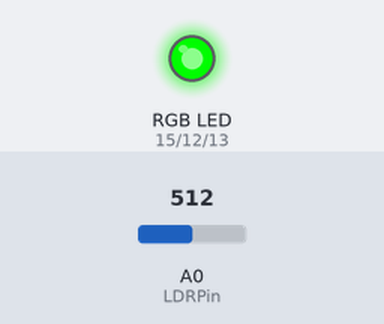
The sketch below on a simulated Arduino Uno, built with avr-gcc and run on an emulated ATmega328P. On the bench: an RGB LED mixed from three pins (HIGH = lit). The test bench sets the inputs (shaded band); at power-on: A0 (LDRPin) = 512. What the sketch prints to the serial monitor is not drawn.

Above: at 1.2 s.
1.3 s: A0 (LDRPin) set to 584
4.3 s: A0 (LDRPin) set to 615
At 5.5 s:
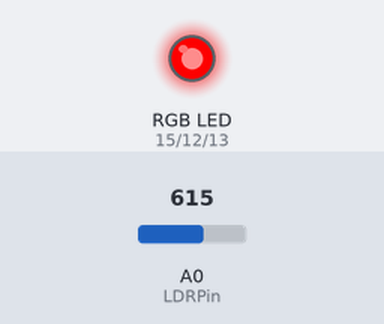
5.8 s: A0 (LDRPin) set to 590
At 6.2 s:
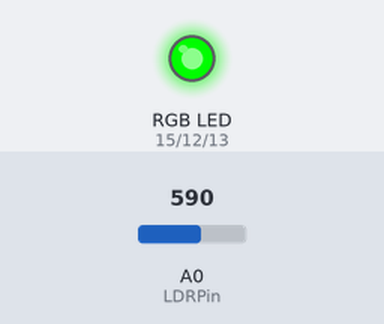
7.3 s: A0 (LDRPin) set to 308
8.8 s: A0 (LDRPin) set to 291
At 9.7 s:
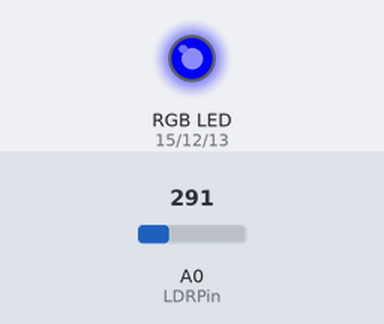
10.3 s: A0 (LDRPin) set to 1023
At 11.6 s:
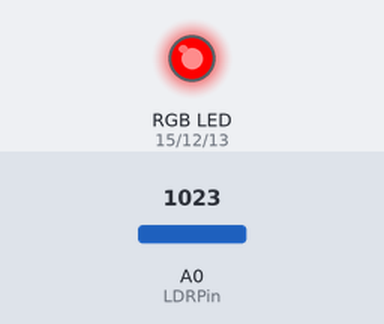
Timing chart, 0 to 12.8 s (numbered marks = the images above; inputs shaded):
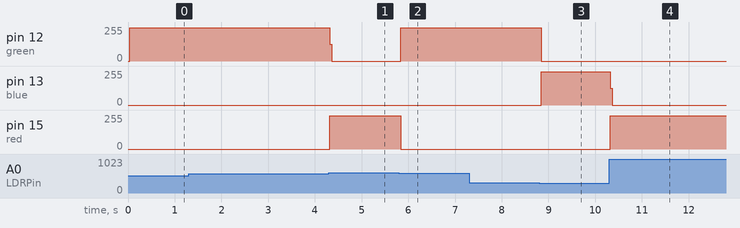

Measured:
- the behaviour switches between 600 and 601 on A0 (LDRPin) (found by bisection; images 0 and 1)
- the behaviour switches between 301 and 300 on A0 (LDRPin) (found by bisection; images 2 and 3)
- after the input at 4.3 s, pin 12 (green): 248/255 → 0/255 at once; pin 15 (red): 0/255 → 249/255 at once
- after the input at 5.8 s, pin 12 (green): 0/255 → 249/255 at once; pin 15 (red): 249/255 → 0/255 at once
- after the input at 8.8 s, pin 12 (green): 249/255 → 0/255 at once; pin 13 (blue): 0/255 → 249/255 at once
- after the input at 10.3 s, pin 13 (blue): 249/255 → 0/255 at once; pin 15 (red): 0/255 → 249/255 at once

The sketch:

ESP12F_2Layer_test.ino
```cpp
int red = 15;
int green = 12;
int blue = 13;
int LDRPin = A0;
boolean onOff = 1;
char* color;
void setup() {
  // put your setup code here, to run once:
  Serial.begin(115200);
  pinMode(red, OUTPUT);
  pinMode(blue, OUTPUT);
  pinMode(green, OUTPUT);

}

void loop() {
  // put your main code here, to run repeatedly:
  int r = -1;
  r = analogRead(LDRPin);
  Serial.print("Reading: ");
  Serial.println(r);

  if (r > 0) {
    color = "blue";
  } else {
    return;
  }
  if (r > 300) {
    color = "green";
  }
  if (r > 600) {
    color = "red";
  }
  ledCall(color, 255);
}


void ledCall(String colour, int strength) {
  analogWrite(red, 0);
  analogWrite(green, 0);
  analogWrite(blue, 0);
  if (onOff == true) {
    if (colour == "red") {
      analogWrite(red, strength);
    }

    if (colour == "green") {
      analogWrite(green, strength);
    }

    if (colour == "blue") {
      analogWrite(blue, strength);
    }
  }
}
```
